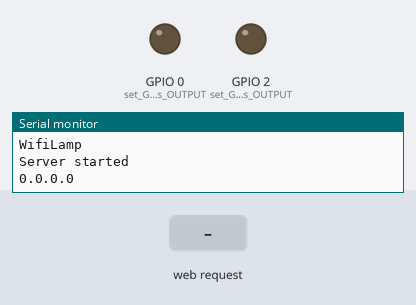
Recording of a sketch running on a simulated ESP8266 (NodeMCU). Parts: output pins drawn as LEDs (lit = HIGH), the last lines printed to the serial monitor. The inputs (shaded band) are chosen by the test bench. WiFi joins after 1.5 s; servers stay silent unless stated.

Above: at 1.2 s.
1.3 s: HTTP request GET /gpio1/0 received
At 2.5 s:
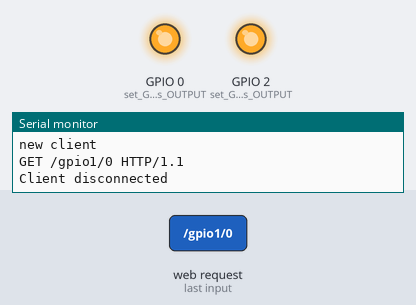
2.8 s: HTTP request GET /gpio1/1 received
At 3.8 s:
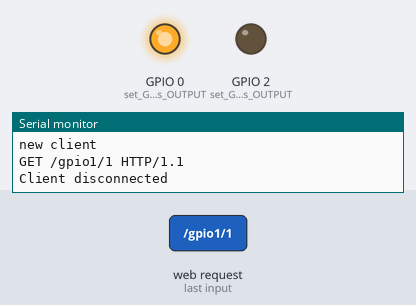
Timing chart, 0 to 5.8 s (numbered marks = the images above; inputs shaded):
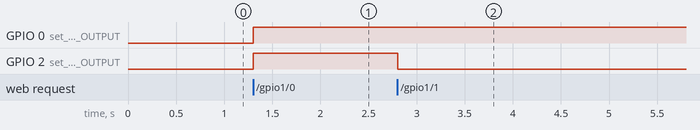

Measured:
- after the input at 1.3 s, GPIO 0 (set_GPIO_0_as_OUTPUT), GPIO 2 (set_GPIO_2_as_OUTPUT): LOW → HIGH at once
- after the input at 2.8 s, GPIO 2 (set_GPIO_2_as_OUTPUT): HIGH → LOW at once

The sketch:

ESP_01_WiFi_Lamp.ino
```cpp
#include <ESP8266WiFi.h>
//#include <WiFiClient.h>
//const char* ssid = "Ria's Router";
//const char* password = "Ria@PloversNest";
// const char* ssid = "ASUS";
// const char* password = "wilson@1965";
const char* ssid = "WifiLamp";

WiFiServer server(80);                     // Create an instance of the server and specify the port to listen on as an argument
unsigned initial_Time = 0;
unsigned long recheck_Connect = 100000;

IPAddress local_IP(192,168,4,21);
IPAddress gateway(192,168,4,9);
IPAddress subnet(255,255,255,0);

void setup()
{
  Serial.begin(9600);
  Serial.print("Access Point");
 // set buad rate
  delay(10);
  pinMode(0, OUTPUT);                           // set GPIO 0 as OUTPUT
  pinMode(2, OUTPUT);                           // set GPIO 2 as OUTPUT
  //pinMode(1,INPUT);
  digitalWrite(0, 0);                           // initially set GPIO 0 as Low
  digitalWrite(2, 0);                           // initially set GPIO 2 as Low
  //digitalWrite(1, 0);
  Serial.println();
  Serial.println();

  //Serial.print("Connecting to ");               // Connect to WiFi network

  /////////////////////////////////////////////////////////////////////////////////////

  WiFi.mode(WIFI_AP);           //Only Access point
  //Serial.println("Setting soft-AP configuration ... ");
  WiFi.softAPConfig(local_IP, gateway, subnet);////////////;
  WiFi.softAP(ssid);
  Serial.println(WiFi.softAPConfig(local_IP, gateway, subnet) ? "Ready" : "Failed!");

  //Serial.print("Setting soft-AP ... ");
  Serial.println(WiFi.softAP(ssid) ? "Ready" : "Failed!");
  ////////////////////////////////////////////////////////////////////////////////////
  Serial.println(ssid);
  //WiFi.mode(WIFI_STA);
  //WiFi.begin(ssid, password);
  WiFi.setSleepMode(WIFI_NONE_SLEEP);
  // while (WiFi.status() != WL_CONNECTED)
  // {
  //   delay(500);
  //   Serial.print(".");
  // }
  server.begin();                              // Start the server
  Serial.println("Server started");
  Serial.println(WiFi.localIP());              // Print the IP address
  // WiFi.setAutoReconnect(true);
  // WiFi.persistent(true);
}

void loop()
{
  // unsigned long current_Time = millis();
  //Serial.printf("Access Point");
  WiFiClient client = server.available();       // Check if a client has connected
  // if((WiFi.status() != WL_CONNECTED) && (current_Time - initial_Time >= recheck_Connect))
  // {
  //   WiFi.disconnect();
  //   WiFi.reconnect();
  //   initial_Time = current_Time;
  // }
  if (!client)
  {
    return;                                     // Wait until the client sends some data
  }
  Serial.println("new client");
  while(!client.available())
  {
    Serial.println("-");
    delay(1);
  }
  String req = client.readStringUntil('\r');   // Read the first line of the request
  Serial.println(req);
  client.flush();
  int val1;
  int val2;
  if (req.indexOf("/gpio1/0") != -1)           // Match the request
    val1 = 1;
  else if (req.indexOf("/gpio1/1") != -1)
    val1 = 0;
  //else if (req.indexOf("/gpio2/0") != -1)
  //  val2 = 1;
  //else if (req.indexOf("/gpio2/1") != -1)
  //  val2 = 0;
  else
  {
    //Serial.println("invalid request");
    //val1=1;
    //client.flush();
    //client.stop();
    return;
  }
  digitalWrite(2, val1);               // Set GPIO 2 according to the request
  digitalWrite(0, val2);               // Set GPIO 0 according to the request
  client.flush();

  String s = "HTTP/1.1 200 OK\r\nContent-Type: text/html\r\n\r\n<!DOCTYPE HTML>\r\n<html>";        // Prepare the response
  s += "<body><h1>Client has connected</h1>\r\nLamp is ";
  s += (val1)?"on!":"off!";
  s += "</html>\n";
  client.print(s);                           // Send the response to the client
  delay(1);
  Serial.println("Client disconnected");      // The client will actually be disconnected and when the function returns and 'client' object is detroyed
}
```
